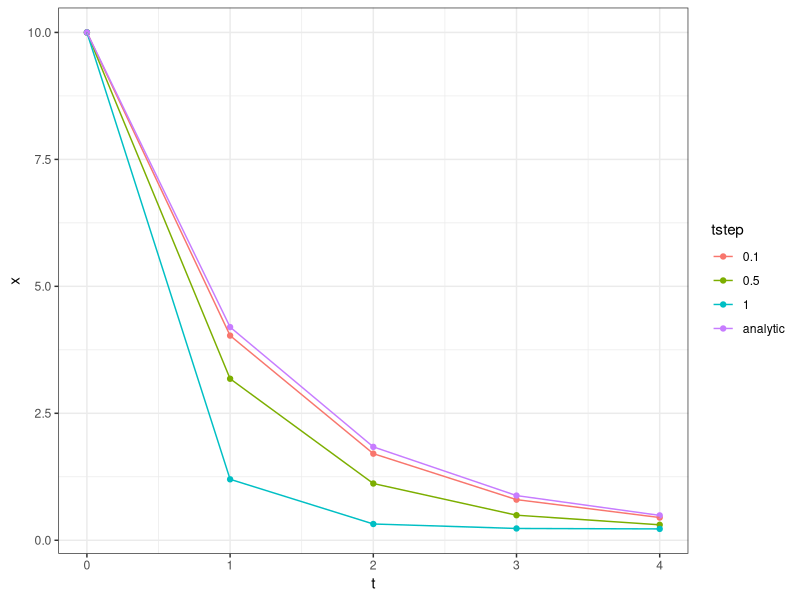

R code for this plot: (Note: this script raises an error after producing the figure.)
## ---- chunk 1
library(ggplot2)
library(grid)   #unit
library(RColorBrewer) # brewer.pal
library(tidyr)
library(dplyr)
library(purrr)
library(tibble)
library(deSolve)

myColors <- brewer.pal(5,"Dark2")	
.simpleCap <- function(s) {
    paste(toupper(substring(s, 1, 1)), substring(s, 2),  sep = "")
}
colScale <- scale_colour_manual(name = "Variant",values = myColors)
.treatments <- structure(c(1,0.5), names = c("Litter input pulse","No Litter input"))
sizeScale <- scale_size_manual(name = "Treatment",values = .treatments)

#themeDefault <- theme_classic()  
themeDefault <- theme_bw()  
## ---- chunk 2
deriv <- function(t, x, parms){ list(
  dx = c(x = -parms$k*x + parms$i),
  output = c(decomp = -parms$k*x)
  )}
## ---- chunk 3
fAnalytic <- function(x0,times,k,i) (x0 - i/k)*exp(-k*times) + (i/k)
## ---- chunk 4
solveDiscrete <- function(y, tout, func, parms, tstep) {
  t <- seq(min(tout),max(tout),by = tstep)
  nstep <- length(t)
  x <- rbind(y, matrix(NA_real_, nrow = nstep, ncol = length(y)))
  outputs_list <- vector("list", nstep)
  for(i in 1:nstep) {
    resFunc <- func(t[i], x[i,], parms)
    x[i+1,] <- x[i,] + resFunc[[1]] * tstep
    outputs_list[[i]] <- resFunc[[2]]
  }
  isOut <- c(t %in% tout)
  outputs_mat <- outputs_list[isOut] %>% bind_rows()
  ans <- cbind(time = t[isOut], x[c(isOut,FALSE),,drop = FALSE], outputs_mat)
  rownames(ans) <- NULL
  ans
}
## ---- chunk 5
tsteps <- c(0.1,0.5,1)
parms <- list(k = 0.9, i = 0.2)
x0 <- c(x = 10)
times <- 0:4
sims <- tsteps %>% map_df(function(tstep){
  tibble(
    solver = "discrete",
    tstep = as.character(tstep),
    t = times,
    x = solveDiscrete(x0, times, deriv, parms = parms, tstep = !!tstep)[,"x"]
  )
})
df <- sims %>% bind_rows(tibble(
  solver = "analytic",
  tstep = "analytic",
  t = times,
  x = fAnalytic(x0,times,parms$k, parms$i)
))
## ---- chunk 6
df %>% ggplot(aes(t,x, color = tstep)) + geom_point() + geom_line() + themeDefault
## ---- chunk 7
df1 <- tibble(
  t = seq(0,1,length.out = 20),
  sim_1 = x0 + deriv(0, x0, parms = parms)[[1]]*t,
  analytic = fAnalytic(x0,t,parms$k, parms$i)
)
df1 %>% pivot_longer(sim_1:analytic,"tstep", values_to = "x") %>% 
  ggplot(aes(t,x, color = tstep)) + geom_line() + themeDefault
## ---- chunk 8
adjust_rate <- function(k,i,x0,ts) 
  #i/x0 -1/ts*((1 - i/k/x0)*exp(-k*ts) + i/k/x0 -1)
  i/x0 -1/ts*(i/k/x0 - 1)*(1 - exp(-k*ts))
parmsC1 <- within(parms, k <- adjust_rate(k, i, x0, 1))
c(parms$k, parmsC1$k)
## ---- chunk 9
df1 <- df1 %>% mutate(
  sim_C = x0 + deriv(0, x0, parms = parmsC1)[[1]]*t
)
df1 %>% pivot_longer(sim_1:sim_C,"tstep", values_to = "x") %>% 
  ggplot(aes(t,x, color = tstep)) + geom_line() + themeDefault
## ---- chunk 10
adjust_parms_identity <- function(parms, x, dx, ts)
  list(is_adjusted = FALSE, parms = parms)
solveDiscreteAdj <- function(y, tout, func, parms, tstep
                             ,f_adjust_parms = adjust_parms_identity) {
  t <- seq(min(tout),max(tout),by = tstep)
  nstep <- length(t)
  x <- rbind(y, matrix(NA_real_, nrow = nstep, ncol = length(y)))
  outputs_list <- vector("list", nstep)
  for(i in 1:nstep) {
    resFunc <- func(t[i], x[i,], parms)
    ans_adjust <- f_adjust_parms(parms, x[i,], resFunc, tstep)
    if (isTRUE(ans_adjust$is_adjusted)){
      resFunc <- func(t[i], x[i,], ans_adjust$parms)
    }
    x[i+1,] <- x[i,] + resFunc[[1]] * tstep
    outputs_list[[i]] <- resFunc[[2]]
  }
  isOut <- c(t %in% tout)
  outputs_mat <- outputs_list[isOut] %>% bind_rows()
  ans <- cbind(time = t[isOut], x[c(isOut,FALSE),,drop = FALSE], outputs_mat)
  rownames(ans) <- NULL
  ans
}

## ---- chunk 11
adjust_parms_firstorder <- function(p, x, resDeriv, ts) {
  dx <- resDeriv[[1]]
  if (abs(dx*ts/x) <= 0.2) return(adjust_parms_identity(p,x,dx,ts))
  list(
    is_adjusted = TRUE, 
    parms = within(p, k <- adjust_rate(p$k,p$i,x,ts)))
}
tsteps <- c(1,0.5,0.1)
simsAdj <- tsteps %>% map_df(function(tstep){
  tibble(
    solver = "discrete_adjusted",
    tstep = as.character(tstep),
    t = times,
    x = solveDiscreteAdj(x0, times, deriv, parms = parms, tstep = !!tstep
                         ,f_adjust_parms = adjust_parms_firstorder)[,"x"]
  )
})
## ---- chunk 12
df %>% bind_rows(simsAdj) %>% 
  ggplot(aes(t,x, color = solver, linetype = tstep)) + geom_point() + geom_line() + themeDefault
## ---- chunk 13
deriv_inorg_nitrogen <-function(t, x, p){
  # plant uptake
  uINPlant_pot <- p$kINPlant * x["IN"]
  uINPlant_req <- p$uINPlant # for simplicity
  plant_uptake <- min(uINPlant_pot, uINPlant_req)
  # microbial carbon part
  dec <- p$decS # for simplicity
  tvr <- p$tau * x["B"]
  synBC_C <- p$eps*(dec -tvr) # C available for biomass synthesis
  # microbial nitrogen part
  decN <- dec/p$cnIS
  tvrN <- tvr/p$cnB
  immoNPot <- p$iBN * x["IN"]
  synBC_N <- (decN + immoNPot - tvrN)*p$cnB # biomass synthesis constraint by N
  # growth limited either C or N
  synBC <- min(synBC_C, synBC_N) # biomass growth limited by either C or N
  nbal <- decN - synBC/p$cnB - tvrN # imbalance flux by mineral
  minN <- max(0, nbal) # if nbal is positive N is mineralized
  immoN <- max(0, -nbal) # if nbal is negative N is immobilized
  # inorganic N
  depoN <- p$iIN
  leachN <- p$lN * x["IN"]
  # here, we assume for simplicity that all tvr is mineralized
  minNPred <- tvrN
  dIN = depoN + minN +minNPred -leachN -immoN -plant_uptake
  dB = synBC
  # C mineralization
  respGr <- (1 - p$eps)/p$eps * synBC
  respTvr <- tvr
  respOverflow <- dec - dB - respGr - tvr
  resp <- respGr + respTvr + respOverflow
  # check mass balances
  meps <- .Machine$double.eps^(1/2)
  if(abs((dB)  - (p$decS - resp)) > meps)
    stop("mass balance C error")
  if(abs((dB/p$cnB + dIN)  - 
         (p$decS/p$cnIS + depoN - leachN - plant_uptake)) > meps)
    stop("mass balance N error")
  list(
    dx = cbind(B = dB, IN = dIN)[1,],
    cbind(uINPlant_pot = uINPlant_pot, uINPlant_req = uINPlant_req,
          plant_uptake = plant_uptake,
          immoNPot = immoNPot, immoN = immoN,
          minN = minN, minNPred = minNPred,
          leachN = leachN, depoN = depoN,
          synBC = synBC, synBC_C = synBC_C, synBC_N = synBC_N)[1,]
  )
}
## ---- chunk 14
x0 = c(B = 150, IN = 8) # mol C biomass, mol inorganic N
# time in days
parms <- list(
  kINPlant = 1/10 # maximum plant uptake 10 days turnover time of IN
  ,uINPlant = 0.9 # demanded plant uptake
  ,decS = 0.9*10 #uINPlant*cnS same N returned to soil as taken up
  ,eps = 0.6     # microbial carbon use efficiency
  ,tau = 1/20    # microbial turnover time
  ,cnIS = 10     # C/N ratio of litter input
  ,cnB = 8       # C/N ratio of microbial biomass
  #,iBN = 1/5 # 2*uINPlant
  ,iBN = 0.9      # for demonstrating error in time stepped solution
  ,iIN = x0["IN"]*1/200  # N depostion: magnitude of compensating for leaching
  ,lN = 1/200    # leaching rate  
)
res <- ode(x0, 0:300, deriv_inorg_nitrogen, parms) %>% as.data.frame()
## ---- chunk 15
x1 <- unlist(res[nrow(res),1 +seq_along(x0)])
dx <- deriv_inorg_nitrogen(0, x1, parms); dx[[2]]
## ---- chunk 16
res %>% 
  select(time, B, IN) %>% 
  pivot_longer(-time) %>% 
  ggplot(aes(time, value, col = name)) + geom_line() +
  facet_wrap(~name, scales = "free_y") +
  themeDefault
## ---- chunk 17
cnISC = 60 # litter input
parmsCinc <- within(parms, {
  cnIS <- cnISC
  decS <- uINPlant*cnIS #uINPlant*cnS same N returned to soil as taken up
})
res2c <- ode(x1, 0:8, deriv_inorg_nitrogen, parmsCinc) %>% as.data.frame()
x2 <- unlist(res2c[nrow(res2c),1 +seq_along(x0)])
dx <- deriv_inorg_nitrogen(0, x2, parmsCinc); dx[[2]]
## ---- chunk 18
res2c %>% 
  select(time, IN, B) %>% 
  pivot_longer(-time) %>% 
  ggplot(aes(time, value, color = name)) + geom_line() +
  facet_wrap(~name, scales = "free_y") +
  themeDefault
## ---- chunk 19
resStep1 <- solveDiscreteAdj(x1, 0:8, deriv_inorg_nitrogen, parmsCinc, 
                             tstep = 2) # no rate adjustment
## ---- chunk 20
adjust_parms_IN <- function(p, x, resFunc, ts) {
  dx <- resFunc[[1]]
  if (all(abs(dx*ts/x) <= 0.1)) return(adjust_parms_identity(p,x,dx,ts))
  o <- resFunc[[2]]
  kIN <- (o["immoN"] + o["leachN"] + o["plant_uptake"])/x["IN"]
  iIN <- o["depoN"] + o["minN"] + o["minNPred"]
  kINAdj <- adjust_rate(kIN,iIN,x["IN"],ts)
  kINFac <- kINAdj/kIN
  list(
    is_adjusted = TRUE,
    parms = within(p,{
      iBN <- iBN * kINFac
      kINPlant <- kINPlant * kINFac
      lN <- lN * kINFac
    })
  )
}
resStep2 <- solveDiscreteAdj(x1, 0:8, deriv_inorg_nitrogen, parmsCinc, 
                             tstep = 2, f_adjust_parms = adjust_parms_IN) 
## ---- chunk 21
rbind(
  mutate(res2c, solver = "deSolve")
  ,mutate(resStep1, solver = "timestep")
  ,mutate(resStep2, solver = "IN rate adjusted")
) %>% 
  select(time, solver, IN, B) %>% 
  pivot_longer(!c(time, solver)) %>% 
  ggplot(aes(time, value, color = solver, linetype = solver)) + geom_line() +
  facet_wrap(~name, scales = "free_y") + themeDefault 
